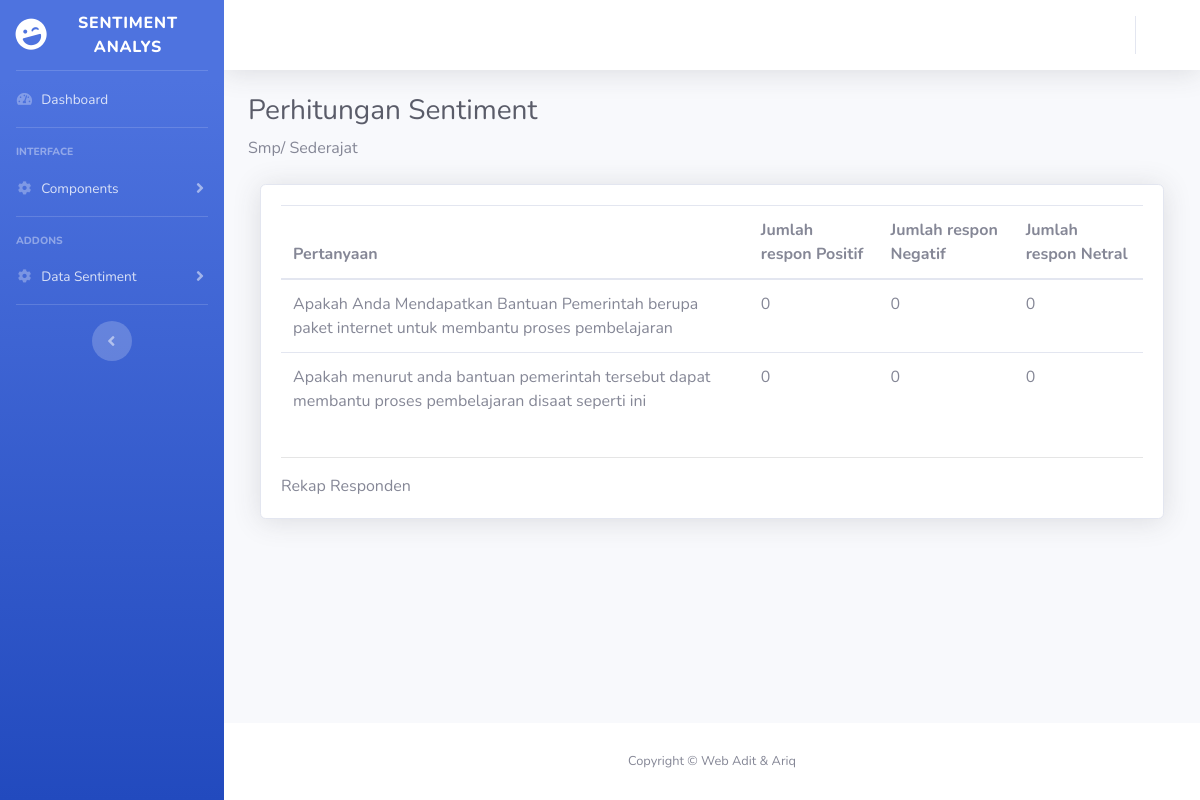
The page /index.php/admin/CSmp on the database its author committed.
### tables this page shows
CREATE TABLE `q` (
  `id` int(11) NOT NULL,
  `q1` varchar(256) NOT NULL,
  `q2` varchar(256) NOT NULL
);

### application/controllers/Admin.php (called while the page is built, shortened)
<?php
class Admin extends CI_Controller
{
	public function CSmp()
	{
		$data['logus'] = $this->db->get_where('pro', ['nik' =>$this->session->userdata('nik')])->row_array();
		$data['q'] = $this->db->query("SELECT * from q")->row_array();
		$data['jr1'] = $this->db->query("SELECT  Sentiment FROM v_r1 WHERE Sentiment ='positif' and jenjang = 'SMP / sederajat';")->result();
		$data['jr1n'] = $this->db->query("SELECT  Sentiment FROM v_r1 WHERE Sentiment ='Negatif' and jenjang = 'SMP / sederajat';")->result();
		$data['jr1t'] = $this->db->query("SELECT  Sentiment FROM v_r1 WHERE Sentiment ='Netral' and jenjang = 'SMP / sederajat';")->result();
		$data['jr2'] = $this->db->query("SELECT  Sentiment FROM v_r2 WHERE Sentiment ='positif' and jenjang = 'SMP / sederajat';")->result();
		$data['jr2n'] = $this->db->query("SELECT  Sentiment FROM v_r2 WHERE Sentiment ='Negatif' and jenjang = 'SMP / sederajat';")->result();
		$data['jr2t'] = $this->db->query("SELECT  Sentiment FROM v_r2 WHERE Sentiment ='Netral' and jenjang = 'SMP / sederajat';")->result();
		$this->load->view('templates/header', $data);
		$this->load->view('templates/sidebar_A', $data);
		$this->load->view('templates/topbar', $data);
		$this->load->view('admin/CSmp', $data);
		$this->load->view('templates/footer', $data);
	}
}

### index.php (called while the page is built, shortened)
<?php
require_once BASEPATH.'core/CodeIgniter.php';

### application/views/admin/CSmp.php (the view)
    <div class="container-fluid">
        <h1 class="h3 mb-2 text-gray-800">Perhitungan Sentiment</h1>
        <p class="mb-4">Smp/ Sederajat</p>
        <div class="row">
            <div class="container">
                <div class="card shadow mb-4">
                    <div class="card-body">
                        <div>
                            <div class="table-responsive">
                    <table class="table">
                        <thead>
                            <tr>
                              <th scope="col">Pertanyaan</th>
                              <th scope="col">Jumlah respon Positif</th>
                              <th scope="col">Jumlah respon Negatif</th>
                              <th scope="col">Jumlah respon Netral</th>
                            </tr>
                        </thead>
                      <tbody>
                        <tr>
                            <td><?= $q['q1']  ?></td>
                            <td><?= count($jr1)   ?></td>
                            <td><?= count($jr1n)   ?></td>
                            <td><?= count($jr1t)   ?></td>
                        </tr>
                        <tr>
                            <td><?= $q['q2']  ?></td>
                            <td><?= count($jr2)   ?></td>
                            <td><?= count($jr2n)   ?></td>
                            <td><?= count($jr2t)   ?></td>
                        </tr>
                       </tbody>
                    </table>
                </div>
                        </div>
                        <hr>
                        Rekap Responden
                    </div>
                </div>
            </div>
        </div>
    </div>
</div>

### rows shown on the page
q: q1 "Apakah Anda Mendapatkan Bantuan Pemerintah berupa paket internet untuk membantu proses pembelajaran", q2 "Apakah menurut anda bantuan pemerintah tersebut dapat membantu proses pembelajaran disaat seperti ini"

### other values the page prints
count($jr1) "0"
count($jr1n) "0"
count($jr1t) "0"
count($jr2) "0"
count($jr2n) "0"
count($jr2t) "0"
